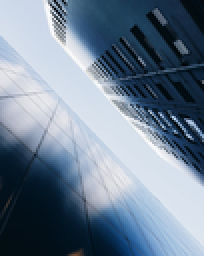
%> input picture Analyse_image/Hough/buildings.png, 102 x 128 px, shrunk from 256 x 320 before the run (shown 2 times larger)
$ octave chatgpt2.m   (GNU Octave 9; MATLAB toolbox functions it lacks are replaced by stand-ins)
%> lines starting %> are read from the running program, lines starting %| are printed output that depends on the picture; in (x1, y1, x2, y2) boxes, pixels count from 0 and x2, y2 are one past the last pixel; in counts of white or black regions, pixels touching at a corner belong together; the program's own positions count from 1
clear variables;
close all;

% 1. Charger l'image
I = imread('buildings.png');
%> I is the input picture: size 128x102x3 uint8; mean R, G, B 110.8, 127.5, 145.4
I = im2double(I);
%> I: size 128x102x3 double
I = rgb2gray(I);
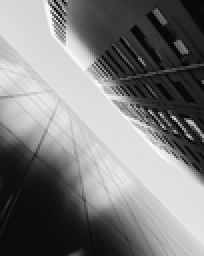
%> I: size 128x102 double (shown 2 times larger); min 0, max 1, mean 0.488

figure(1);
subplot(221);
imshow(I, []);
title("Image originale");

% 2. Calculer rho_max
[N1, N2] = size(I);
%> N1 = 128; N2 = 102
rho_max = sqrt((N1-1)^2 + (N2-1)^2);
%> rho_max = 162.3

% 3. Détection des contours
[~, threshold] = edge(I, 'sobel');
%> threshold = 0.0981
fudgeFactor = 0.8;
contour = edge(I, 'sobel', threshold * fudgeFactor);
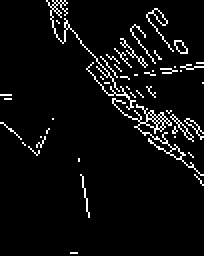
%> contour: size 128x102 logical (shown 2 times larger); 5.2% white in thin lines or dots

contour_test = 255 - I;

figure(1);
subplot(222);
imshow(contour_test, []);
title("Contour de l'image");

% 4. Calcul de l'accumulateur de Hough
H = zeros(N1, N2);

for i = 1:N1
    for j = 1:N2
        if contour_test(i, j) > 254.8
            for t = 1:N2
                theta = -pi/2 + (t) * (pi / N2);
                rho = i * cos(theta) + j * sin(theta);
                rho_index = round((rho + rho_max) * N1 / (2 * rho_max));
                H(rho_index, t) = H(rho_index, t) + 1;
            end
        end
    end
end
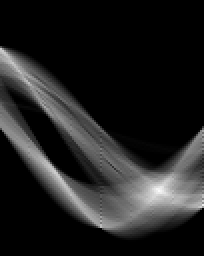
%> H: size 128x102 double (shown 2 times larger); min 0, max 251, mean 33.4
%> after the loop, rho = 65; rho_index = 90; theta = 1.57

figure(1);
subplot(223);
imshow(H, []);
title("Matrice d'accumulation");

% 5. Recherche des maximums locaux
threshold_prominence = max(H(:)) * 0.35; % Ajuster le seuil si nécessaire
%> threshold_prominence = 87.85
max_locaux = imregionalmax(H) & (H > threshold_prominence);
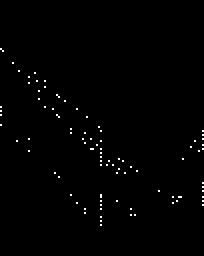
%> max_locaux: size 128x102 logical (shown 2 times larger); 0.72% white in thin lines or dots, all inside (x1, y1, x2, y2) = (0, 24, 102, 113)
neighborhood_size = 20;

for theta_index = 1:N1
    for rho_index = 1:N2
        if max_locaux(theta_index, rho_index) > 0
            % Vérifier si le pic est un maximum local
            for i = -neighborhood_size:neighborhood_size
                for j = -neighborhood_size:neighborhood_size
                    neighbor_theta_index = theta_index + i;
                    neighbor_rho_index = rho_index + j;

                    % Ignorer les indices hors des limites de l'accumulateur
                    if neighbor_theta_index < 1 || neighbor_theta_index > N1 || neighbor_rho_index < 1 || neighbor_rho_index > N2
                        continue;
                    end

                    max_locaux(neighbor_theta_index, neighbor_rho_index) = 0;
                end
            end

            % Ajouter le pic à la liste des pics
            max_locaux(theta_index,rho_index) = 1;

        end
    end
end
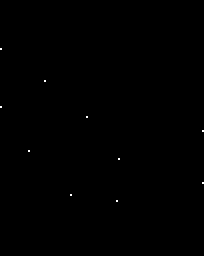
%> max_locaux: size 128x102 logical (shown 2 times larger); 0.08% white in thin lines or dots, all inside (x1, y1, x2, y2) = (0, 24, 102, 101)
%> after the loop, neighbor_rho_index = 79; neighbor_theta_index = 121


figure(1);
subplot(224);
imshow(max_locaux, []);
title("Maximums locaux de la matrice d'accumulation");

% 6. Tracé des droites
theta_values = linspace(-pi/2, pi/2, N2);
%> theta_values = 102 values from -1.57 to 1.57

for rho_index = 1:N1
    for theta_index = 1:N2
        if max_locaux(rho_index, theta_index)
            rho = (rho_index) * (2 * rho_max) / N1 - rho_max;
            theta = theta_values(theta_index);

            if theta == 0 || theta == pi
                x = [rho, rho];
                y = [1, N1];
            else
                x = 1:N2;
                y = (rho - x * cos(theta)) / sin(theta);
            end

            figure(1);
            subplot(221);
            hold on;
            plot(y, x, 'r-');
        end
    end
end
%> after the loop, rho = 93.81; theta = 0.233; x = 102 values from 1 to 102; y = 102 values, max 401.6 at index 1, min -23.48 at index 102, mean 189.1
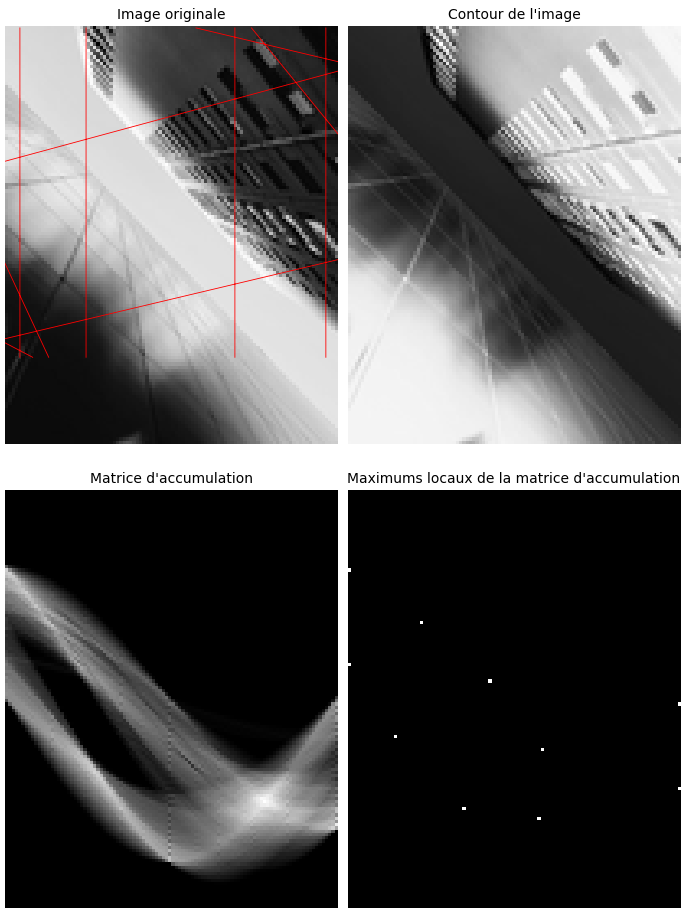
%> figure redrawn from the program's plot data, 4 panels
